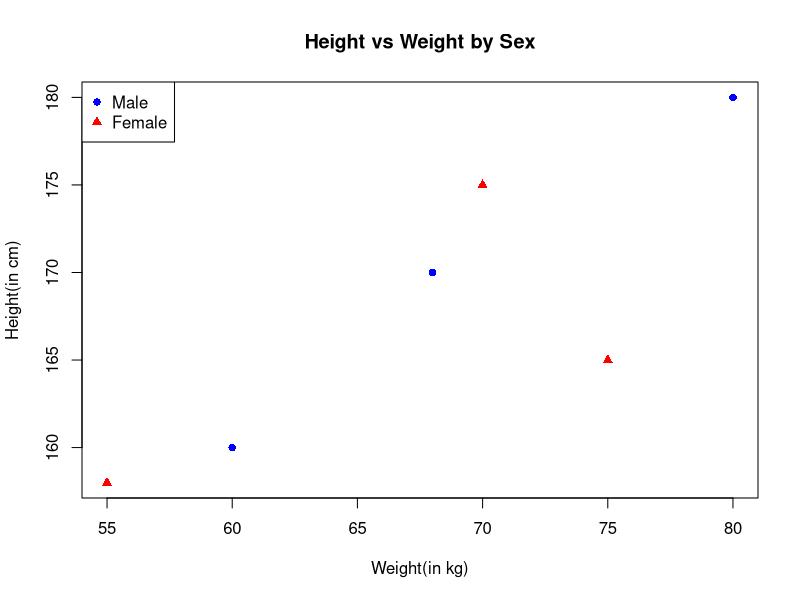

R code for this plot:
## Q1 .Create database with the fields of weight, height and sex then create a plot of weight 
#      on the x-axis and height on the y axis. Use different point characters or colours to distinguish 
#      between males and females and provide a matching legend. Label the axis and give the plot a title. 

# Solution :

weight <- c(60, 70, 55, 68, 80, 75)
height <- c(160, 175, 158, 170, 180, 165)
sex <- c("male", "female", "female", "male", "male", "female")

data <- data.frame(
  weight, height, sex
)

plot(x = data$weight, y = data$height,
     col = ifelse(data$sex == "male", "blue", "red"),
     pch = ifelse(data$sex == "male", 16, 17),
     xlab = "Weight(in kg)", ylab = "Height(in cm)",
     main = "Height vs Weight by Sex"
)

legend("topleft", legend = c("Male", "Female"), col = c("blue", "red"), pch = c(16, 17))